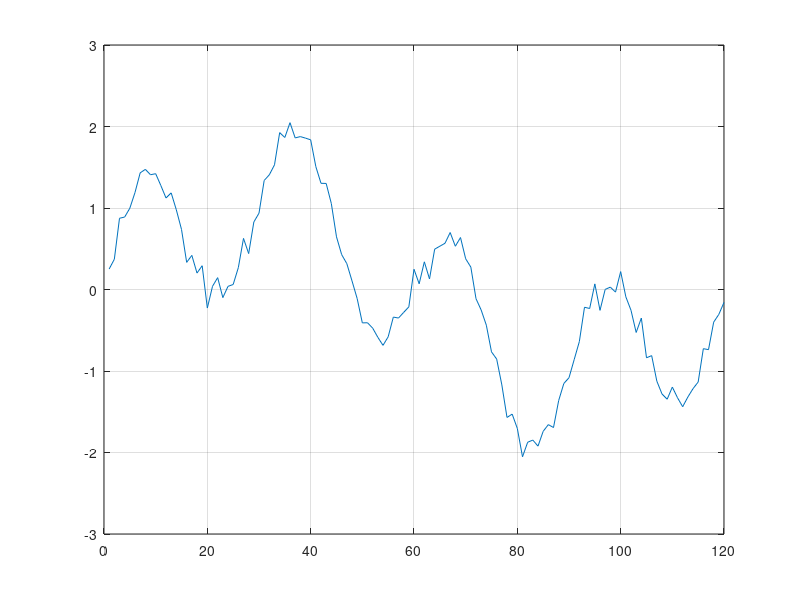
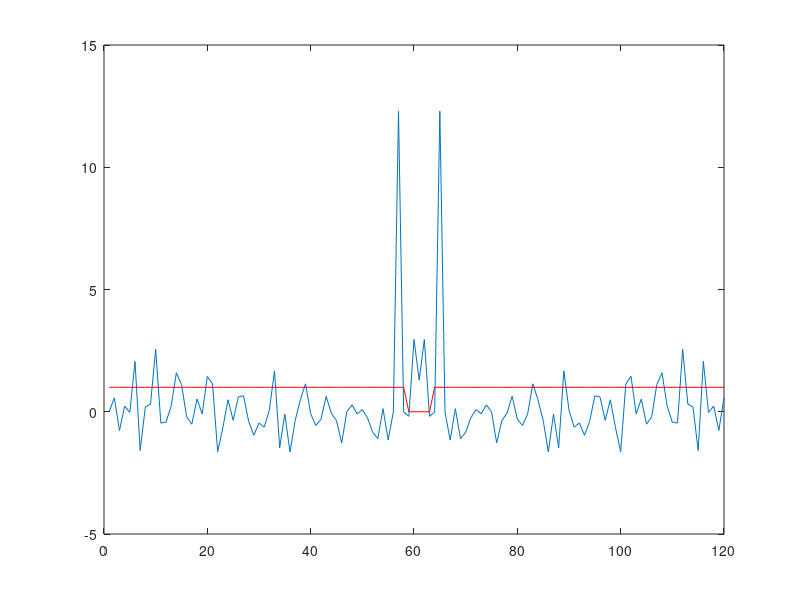
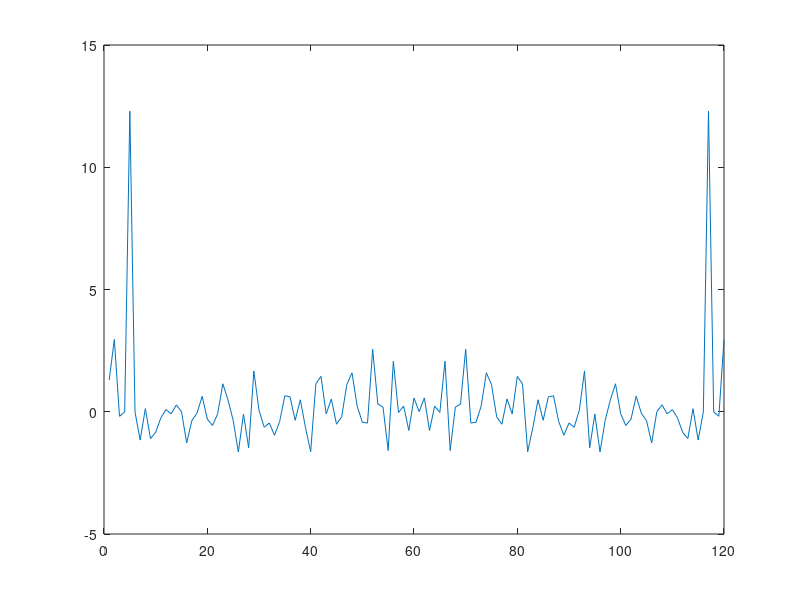

Reproduce these figures in MATLAB, in order.
clear all
close all

x=1:120;

s1=sin(x*pi/60); % Signal 1 cycle.

s2=sin(x*pi/30); % Signal 2 cicle.

s4=sin(x*pi/15); % Signal 4 cicle.

%s=s1;
s=s1+s4;
%s=s1+s2+s4;
%s=s1+s2;
s=s+randn(1,120)*.1;
plot(s)
grid on
% Sampling frequency 120 points per second
fs=120;
figure

%[freq, power]=showfft(s,1/fs,'ob',1);
%power(find(freq == max(freq)))
%showfft(s,1/fs,'ob',1); % 1 cicle per second for s1 at fs=120

%% Explain filtering... %%
%return
f=fft(s);
f2=fftshift(f);
plot(real(f2))
filtro=ones(1,length(f2));
filtro(59:63)=0;
%filtro=abs(filtro-1);
hold on
plot(filtro,'r')
f3=f2.*filtro;
f4=ifftshift(f3);
f5=ifft(f4);
figure
plot(real(f5))
%%%%%%
f=fft(s);
f2=fftshift(f);
plot(real(f))
